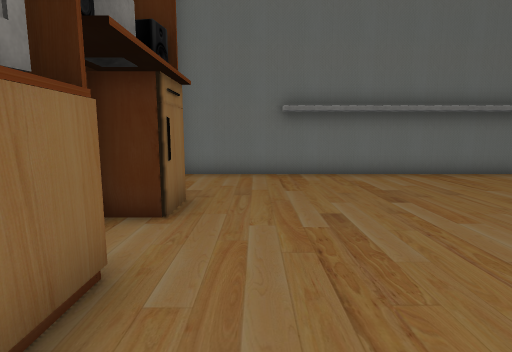
view 1 (above)

16 first-person views from a walk through a scene from a Unity 3-D project. The camera is 1.4 m above the floor, tilts 8° down and sees 80° across. The floor is counted in squares, 1 m on a side. Each view is taken from the middle of a square. On the plan, view 1 faces up. The plan holds only what a view shows up to about 14 squares ahead; the rest is blank. The place goes on beyond the plan. The player is left out. Some surface patterns are stand-ins.

view 2
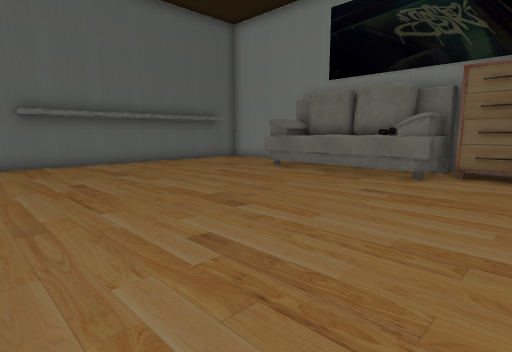

view 3
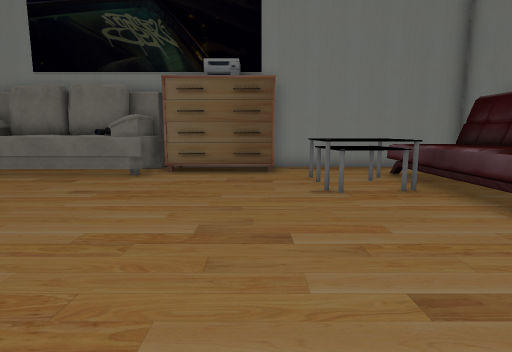

view 4
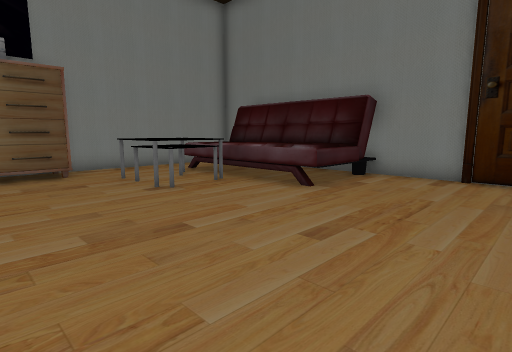

view 5
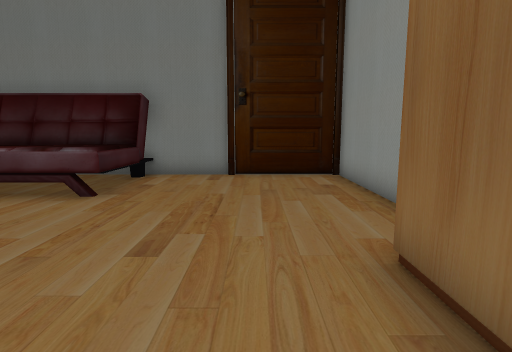

view 6
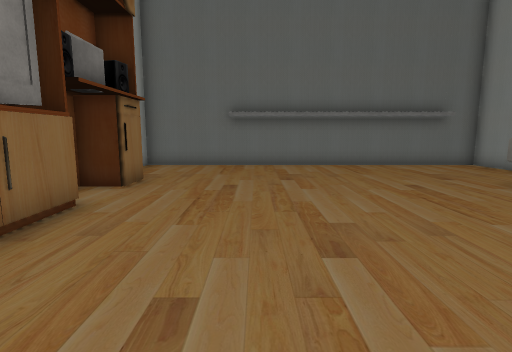

view 7
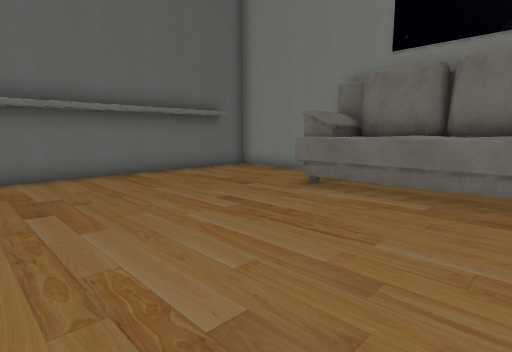

view 8
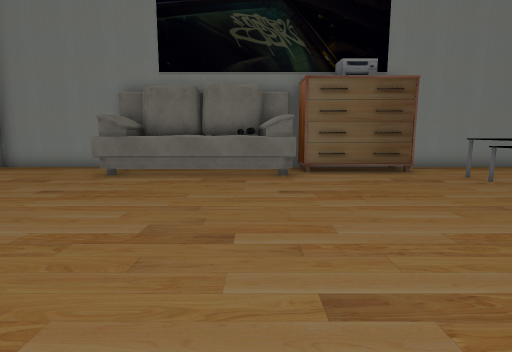

view 9
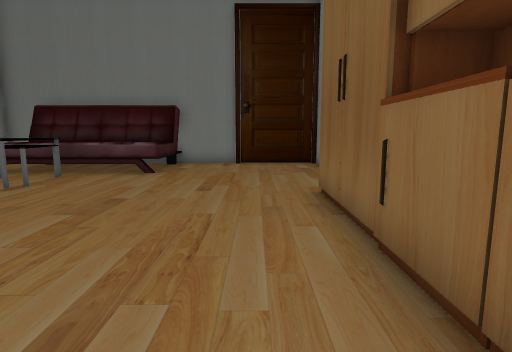

view 10
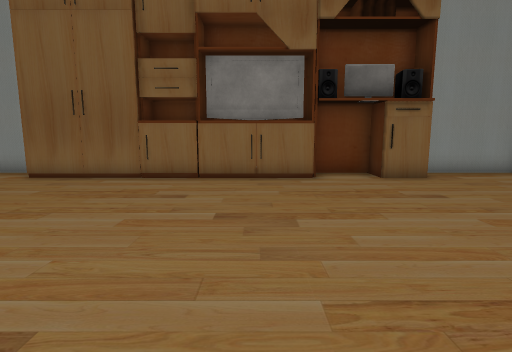

view 11
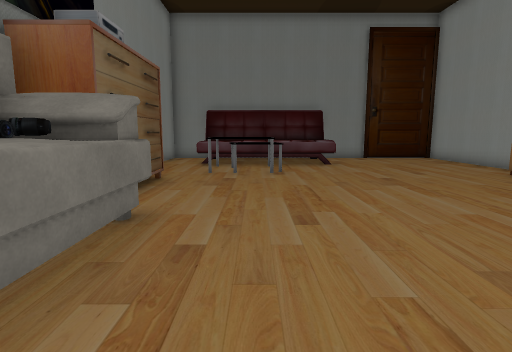

view 12
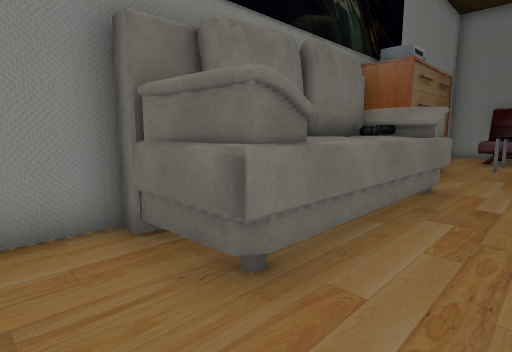

view 13
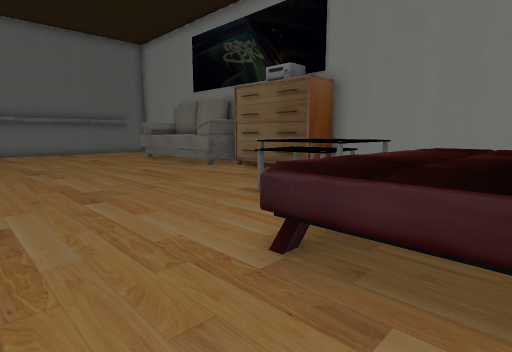

view 14
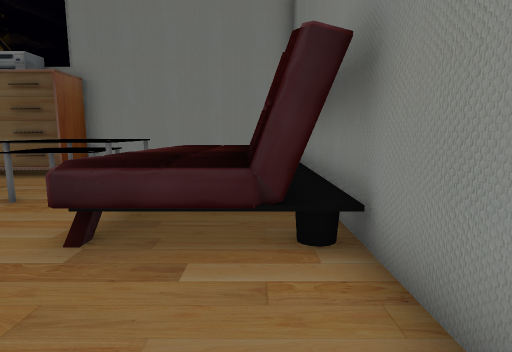

view 15
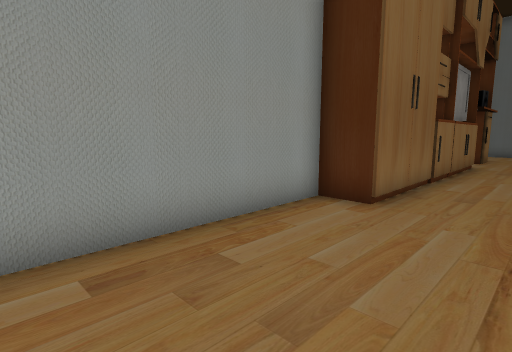

view 16
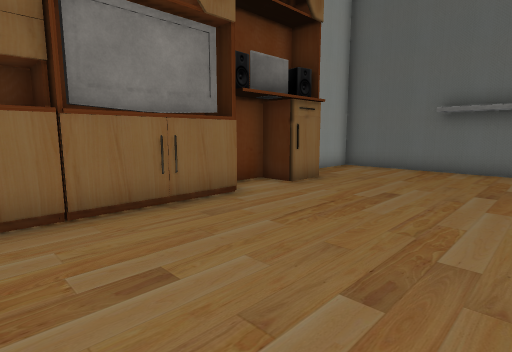

### Floor plan
Key: @ floor where view 1 was taken; # wall or solid block; . floor; T table; O other object.
Columns run from 3 left of view 1 to 12 right of it. Each row starts with its distance up from view 1.
 11 ################
 10 #..............#
  9 #..............#
  8 #..............#
  7 #..............#
  6 #O.............#
  5 #O..........OOO#
  4 #...........OOO
  3 #O..........OOO
  2 #...........OOO
  1 #.O.........OOO
  0  ..@........OOO
 -1  O..........OOO#
 -2  O...........OO#
 -3  O...........O
 -4  #...........O
 -5  #...........O
 -6 ##...........OO#
 -7 #........TT T. #
 -8 #........T   ..#
 -9 #........TTTT. #
-10 #......OOOOOOO #
-11 #......OOOOOO  #
-12 #......OOOOOOO #
-13 #######OOOOOO

Positions as (right, up) in squares from view 1, and headings:
1: (0, 0), facing up
2: (-1, -4), facing up-right
3: (-1, -5), facing right
4: (-1, -3), facing down-right
5: (0, -3), facing down
6: (2, -3), facing up
7: (2, 0), facing up-right
8: (-1, 0), facing right
9: (0, 1), facing down
10: (8, 1), facing left
11: (7, 4), facing down
12: (7, 7), facing down-right
13: (1, -12), facing up-right
14: (0, -12), facing right
15: (1, -12), facing up-left
16: (4, -2), facing up-left
